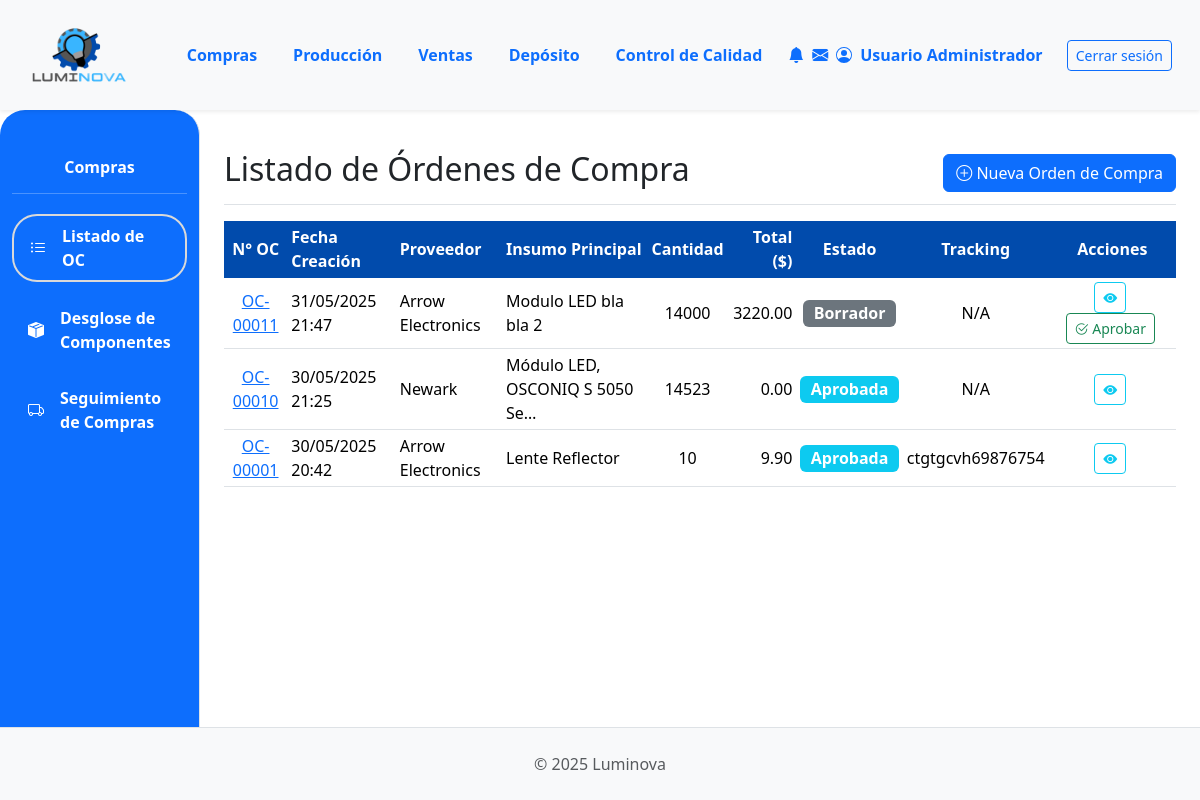
The page /compras/ (signed in) on the database as committed earlier.
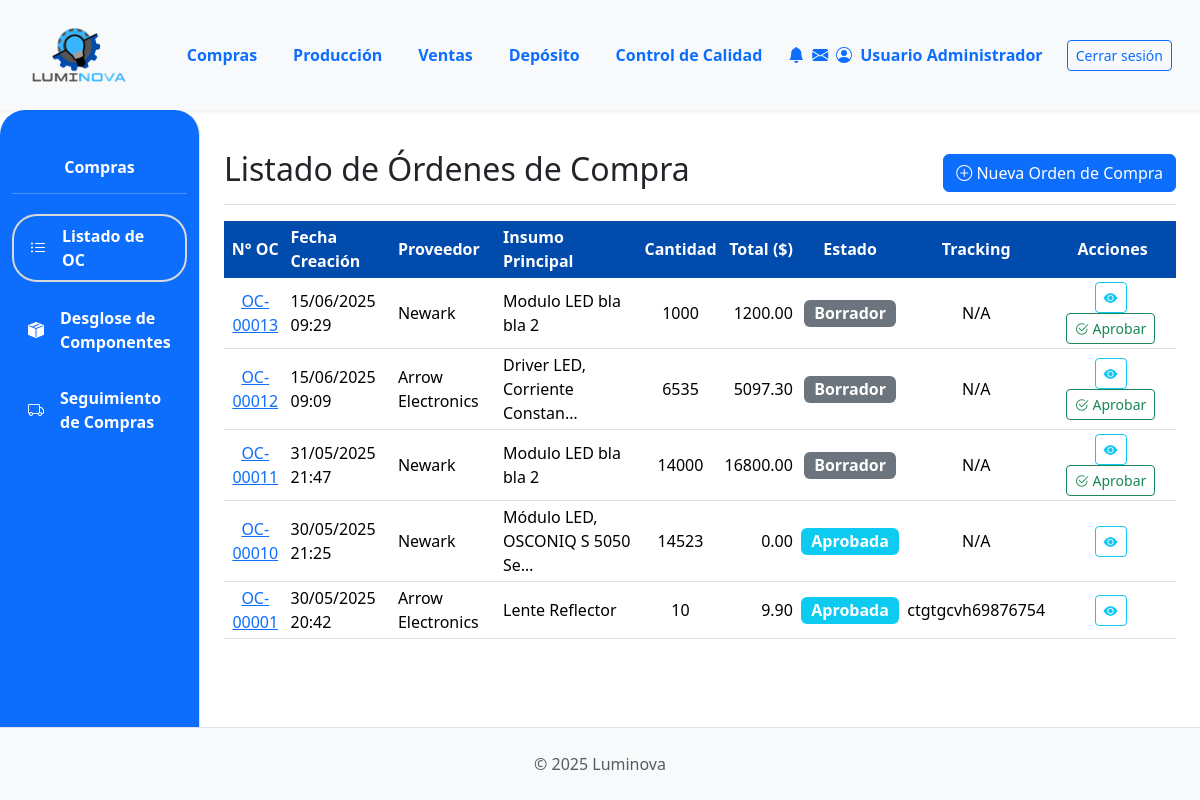
The same page on the database as committed later.
### App_LUMINOVA/models.py (models this page shows, shortened)
class Orden(models.Model):  # Este será para Órdenes de Compra
    TIPO_ORDEN_CHOICES = [
        ("compra", "Orden de Compra"),
    ]
    ESTADO_ORDEN_COMPRA_CHOICES = [
        ("BORRADOR", "Borrador"),
        ("APROBADA", "Aprobada"),
        ("ENVIADA_PROVEEDOR", "Enviada al Proveedor"),
        ("CONFIRMADA_PROVEEDOR", "Confirmada por Proveedor"),
        ("EN_TRANSITO", "En Tránsito"),
        ("RECIBIDA_PARCIAL", "Recibida Parcialmente"),
        ("RECIBIDA_TOTAL", "Recibida Totalmente"),
        ("COMPLETADA", "Completada"),  # Si hay un paso post-recepción
        ("CANCELADA", "Cancelada"),
    ]
    numero_orden = models.CharField(
        max_length=20, unique=True, verbose_name="N° Orden de Compra"
    )
    tipo = models.CharField(max_length=20, choices=TIPO_ORDEN_CHOICES, default="compra")
    fecha_creacion = models.DateTimeField(default=timezone.now)
    proveedor = models.ForeignKey(
        Proveedor,
        on_delete=models.PROTECT,
        related_name="ordenes_de_compra_a_proveedor",
    )
    estado = models.CharField(
        max_length=30, choices=ESTADO_ORDEN_COMPRA_CHOICES, default="BORRADOR"
    )
    insumo_principal = models.ForeignKey(
        Insumo,
        on_delete=models.SET_NULL,
        null=True,
        blank=True,
        verbose_name="Insumo Principal",
    )
    proveedor = models.ForeignKey(
        Proveedor,
        on_delete=models.PROTECT,
        related_name="ordenes_de_compra_a_proveedor",
    )
    cantidad_principal = models.PositiveIntegerField(
        null=True, blank=True, verbose_name="Cantidad Insumo Principal"
    )
    precio_unitario_compra = models.DecimalField(
        max_digits=10,
        decimal_places=2,
        null=True,
        blank=True,
        verbose_name="Precio Unit. Compra (de la oferta)",
    )
    total_orden_compra = models.DecimalField(
        max_digits=12, decimal_places=2, default=0.00
    )
    fecha_estimada_entrega = models.DateField(null=True, blank=True)
    numero_tracking = models.CharField(max_length=50, null=True, blank=True)
    notas = models.TextField(blank=True, null=True)

class Proveedor(models.Model):
    nombre = models.CharField(max_length=100, unique=True)
    contacto = models.CharField(max_length=100, blank=True)
    telefono = models.CharField(max_length=25, blank=True)  # Aumentado max_length
    email = models.EmailField(blank=True, null=True)

class Insumo(models.Model):
    descripcion = models.CharField(max_length=255)
    categoria = models.ForeignKey(
        CategoriaInsumo, on_delete=models.PROTECT, related_name="insumos"
    )
    fabricante = models.CharField(max_length=100, blank=True)
    fabricante = models.ForeignKey(
        Fabricante,
        on_delete=models.SET_NULL,  # O models.PROTECT si no quieres que se borre el insumo si se borra el fabricante
        null=True,
        blank=True,  # Permite insumos sin fabricante asignado o si es desconocido
        related_name="insumos_fabricados",
    )
    imagen = models.ImageField(null=True, blank=True, upload_to="insumos/")
    stock = models.IntegerField(default=0)
    cantidad_en_pedido = models.PositiveIntegerField(
    default=0,
    verbose_name="Cantidad en Pedido",
    blank=True,
    null=True # PERMITIR NULL EN LA BASE DE DATOS
)

### App_LUMINOVA/views.py (the view)
# urls.py: path('compras/', compras_lista_oc_view, name='compras_lista_oc'), # Vista principal de compras
@login_required
def compras_lista_oc_view(request):
    ordenes_compra = Orden.objects.filter(tipo='compra').select_related(
        'proveedor', # Si el campo se llama 'proveedor' en el modelo Orden
        'insumo_principal'     # Si el campo se llama 'insumo' en el modelo Orden
    ).order_by('-fecha_creacion')
    context = {
        'ordenes_list': ordenes_compra, # Nombre genérico para la plantilla
        'titulo_seccion': 'Listado de Órdenes de Compra',
    }
    return render(request, 'compras/compras_lista_oc.html', context)

### App_LUMINOVA/templates/compras/compras_lista_oc.html (shortened to what this page needs)
{% extends 'padre.html' %}
{% load static %}
{% load django_bootstrap5 %}
{% block sidebar_content %}
    {% include 'compras/compras_sidebar.html' %}
{% endblock %}
{% block content %}
<div class="d-flex justify-content-between flex-wrap flex-md-nowrap align-items-center pt-3 pb-2 mb-3 border-bottom">
    <h1 class="h2">{{ titulo_seccion }}</h1>
    <div class="btn-toolbar mb-2 mb-md-0">
        <a href="{% url 'App_LUMINOVA:compras_crear_oc' %}" class="btn btn-primary">
            <i class="bi bi-plus-circle"></i> Nueva Orden de Compra
        </a>
    </div>
</div>
<div class="table-responsive mt-3">
    <table class="table table-hover table-sm align-middle">
        <thead class="color-thead">
            <tr>
                <th class="text-center">N° OC</th>
                <th>Fecha Creación</th>
                <th>Proveedor</th>
                <th>Insumo Principal</th>
                <th class="text-center">Cantidad</th>
                <th class="text-end">Total ($)</th>
                <th class="text-center">Estado</th>
                <th class="text-center">Tracking</th>
                <th class="text-center" style="min-width: 120px;">Acciones</th>
            </tr>
        </thead>
        <tbody>
            {% for oc in ordenes_list %}
            <tr>
                <td class="text-center">
                    <a href="{% url 'App_LUMINOVA:compras_detalle_oc' oc.id %}">{{ oc.numero_orden }}</a>
                </td>
                <td>{{ oc.fecha_creacion|date:"d/m/Y H:i" }}</td>
                <td>{{ oc.proveedor.nombre|default_if_none:"N/A" }}</td>
                <td>{{ oc.insumo_principal.descripcion|default_if_none:"N/A"|truncatechars:30 }}</td>
                <td class="text-center">{{ oc.cantidad_principal|default_if_none:"-" }}</td>
                <td class="text-end">{{ oc.total_orden_compra|floatformat:2|default:"0.00" }}</td>
                <td class="text-center">
                    <span class="badge fs-6
                        {% if oc.estado == 'BORRADOR' %}bg-secondary
                        {% elif oc.estado == 'PENDIENTE_APROBACION' %}bg-warning text-dark
                        {% elif oc.estado == 'APROBADA' %}bg-info
                        {% elif oc.estado == 'ENVIADA_PROVEEDOR' %}bg-primary
                        {% elif oc.estado == 'CONFIRMADA_PROVEEDOR' %}bg-primary-subtle text-primary-emphasis border border-primary-subtle
                        {% elif oc.estado == 'EN_TRANSITO' %}bg-info-subtle text-info-emphasis border border-info-subtle
                        {% elif oc.estado == 'RECIBIDA_PARCIAL' %}bg-success-subtle text-success-emphasis border border-success-subtle
                        {% elif oc.estado == 'RECIBIDA_TOTAL' %}bg-success
                        {% elif oc.estado == 'COMPLETADA' %}bg-success
                        {% elif oc.estado == 'CANCELADA' %}bg-dark
                        {% else %}bg-light text-dark{% endif %}">
                        {{ oc.get_estado_display }}
                    </span>
                </td>
                <td class="text-center">{{ oc.numero_tracking|default_if_none:"N/A" }}</td>
                <td class="text-center">
                    <a href="{% url 'App_LUMINOVA:compras_detalle_oc' oc.id %}" class="btn btn-sm btn-outline-info me-1" title="Ver Detalles de OC {{ oc.numero_orden }}">
                        <i class="bi bi-eye-fill"></i>
                    </a>
                    {% if oc.estado == 'BORRADOR' %}
                        <form method="post" action="{% url 'App_LUMINOVA:compras_aprobar_oc_directamente' oc.id %}" style="display: inline;">
                            <button type="submit" class="btn btn-sm btn-outline-success me-1" title="Aprobar OC {{ oc.numero_orden }}">
                                <i class="bi bi-check2-circle"></i> Aprobar
                            </button>
                        </form>
                    {% endif %}
                </td>
            </tr>
            {% empty %}
            <tr>
                <td colspan="9" class="text-center fst-italic text-muted py-3">
                    No hay órdenes de compra registradas. Puede <a href="{% url 'App_LUMINOVA:compras_crear_oc' %}">crear una nueva</a>.
                </td>
            </tr>
            {% endfor %}
        </tbody>
    </table>
</div>
{% endblock %}

### App_LUMINOVA/templates/padre.html (shortened to what this page needs)
{% load static %}
{% load django_bootstrap5 %}
<!DOCTYPE html>
<html lang="es">
<head>
    {% bootstrap_css %}
    <link rel="stylesheet" href="{% static 'css/custom.css' %}">
    <link rel="stylesheet" href="https://cdn.jsdelivr.net/npm/bootstrap-icons@1.11.3/font/bootstrap-icons.min.css">
</head>
<body>
    <header class="site-header">
        {% include 'shared/header.html' %}
    </header>
    <div class="container-fluid content-area">
        <div class="row">
            {% block sidebar_content %}{% endblock %}
            <main class="col-md-9 ms-sm-auto col-lg-10 px-md-4 py-4 main-column">
                {% block content %}{% endblock %}
            </main>
        </div>
    </div>
    <footer class="site-footer">
        {% include 'shared/footer.html' %}
    </footer>
</body>
</html>

### App_LUMINOVA/templates/shared/header.html (shortened to what this page needs)
{% load static %}
<header>
    <nav class="navbar navbar-expand-lg navbar-light bg-light shadow-sm p-0">
        <div class="container-fluid d-flex align-items-center">
            <div class="col-md-3 col-lg-1">
                <a class="navbar-brand d-flex align-items-center ms-3" href="{% url 'App_LUMINOVA:dashboard' %}">
                    <img src="{% static 'img/logo.png' %}" alt="Luminova Logo" height="100" width="100" class="d-inline-block align-text-top me-2">
                </a>
            </div>
            <div class="collapse navbar-collapse" id="navbarContent" style="padding-left: 5%;">
                <ul class="navbar-nav mb-2 mb-lg-0 d-flex justify-content-around w-100">
                    <li class="nav-item"><a class="nav-link text-primary fw-bold" href="{% url 'App_LUMINOVA:compras_lista_oc' %} ">Compras</a></li>
                    <li class="nav-item"><a class="nav-link text-primary fw-bold" href="{% url 'App_LUMINOVA:produccion_principal' %}">Producción</a></li>
                    <li class="nav-item"><a class="nav-link text-primary fw-bold" href="{% url 'App_LUMINOVA:ventas_lista_ov' %}">Ventas</a></li>
                    <li class="nav-item"><a class="nav-link text-primary fw-bold" href="{% url 'App_LUMINOVA:deposito_view' %}">Depósito</a></li>
                    <li class="nav-item"><a class="nav-link text-primary fw-bold" href="{% url 'App_LUMINOVA:control_calidad_view' %}">Control de Calidad</a></li>
                </ul>
                <div class="navbar-nav ms-auto align-items-center me-3 mb-2 mb-lg-0 d-flex flex-row">
                    <div class="d-flex flex-row align-items-center flex-nowrap">
                        <span class="nav-link text-primary d-flex align-items-center me-2" style="white-space: nowrap;">
                            <i class="bi bi-bell-fill me-2 align-self-center"></i>
                            <i class="bi bi-envelope-fill me-2 align-self-center"></i>
                            <span class="d-none d-lg-inline align-self-center me-2  fw-bold">Usuario Administrador</span>
                        </span>
                        <a class="btn btn-outline-primary btn-sm align-self-center" style="white-space: nowrap;" href="{% url 'App_LUMINOVA:login' %}">Cerrar sesión</a>
                    </div>
                </div>
            </div>
        </div>
    </nav>
</header>

### App_LUMINOVA/templates/compras/compras_sidebar.html
{% load static %}
{% url 'App_LUMINOVA:compras_lista_oc' as url_compras_lista_oc %}
{% url 'App_LUMINOVA:compras_desglose' as url_compras_desglose %}
{% url 'App_LUMINOVA:compras_seguimiento' as url_compras_seguimiento %}
<nav id="sidebarMenu" class="col-md-3 col-lg-2 d-md-block bg-primary sidebar collapse border-end vh-100" style="border-top-left-radius: 25px; border-top-right-radius: 25px;">
    <div class="position-sticky pt-4">
        <h6 class="sidebar-heading d-flex justify-content-center align-items-center px-3 mt-4 mb-1 text-white fw-bold">
            <span>Compras</span>
        </h6>
        <hr class="text-white">
        <ul class="nav flex-column">
            <li class="nav-item">
                <a class="nav-link text-white fw-bold custom-active-button d-flex align-items-center {% if request.path == url_compras_lista_oc %}active{% endif %}" href="{{ url_compras_lista_oc }}">
                    <i class="bi bi-list-ul me-2"></i> <span class="ms-2">Listado de OC</span>
                </a>
            </li>
            <li class="nav-item mt-2">
                <a class="nav-link text-white fw-bold custom-active-button d-flex align-items-center {% if request.path == url_compras_desglose %}active{% endif %}" href="{{ url_compras_desglose }}">
                    <i class="bi bi-box-seam-fill"></i> <span class="ms-2">Desglose de Componentes</span>
                </a>
            </li>
            <li class="nav-item mt-2">
                <a class="nav-link text-white fw-bold custom-active-button d-flex align-items-center {% if request.path == url_compras_seguimiento %}active{% endif %}" href="{{ url_compras_seguimiento }}">
                    <i class="bi bi-truck me-2"></i> <span class="ms-2">Seguimiento de Compras</span>
                </a>
            </li>
            </ul>
    </div>
</nav>

### App_LUMINOVA/templates/shared/footer.html
<footer class="text-center py-4 border-top bg-light">
    <div class="container">
    <span class="text-muted">&copy; 2025 Luminova</span>
    </div>
</footer>

### App_LUMINOVA/static/css/custom.css (style rules this page uses)
html, body { height: 100%; margin: 0; }
body { display: flex; flex-direction: column; min-height: 100vh; }
header.site-header { flex-shrink: 0; }
.content-area { flex-grow: 1; display: flex; overflow: hidden; }
.content-area>.row { flex-grow: 1; }
#sidebarMenu { align-self: stretch; overflow-y: auto; display: flex; flex-direction: column; }
#sidebarMenu .position-sticky { flex-grow: 1; }
main.main-column { flex-grow: 1; overflow-y: auto; height: 100%; }
footer.site-footer { flex-shrink: 0; }
nav.sidebar .nav-link.custom-active-button.active { border: 2px solid #D9D9D9 !important; border-radius: 25px !important; display: block; padding: 0.5rem 1rem; margin: 0.25rem 0; }
.sidebar .nav-link.custom-active-button { display: block; padding: 0.5rem 1rem; margin: 0.25rem 0; border-radius: 25px; }
.sidebar .nav-link i { margin-right: 0.5rem; }
.table > thead.color-thead { --bs-table-color: white; background-color: #014BAC !important; color: white !important; border-color: #014BAC !important; }
.table > thead.color-thead > tr > th { color: inherit !important; vertical-align: middle !important; }

### App_LUMINOVA/templates/compras/compras_lista_oc.html (style rules this page uses)
.color-thead th { background-color: #014BAC !important; color: white !important; vertical-align: middle; }

Rows that differ between the two databases and show on the page:
added Orden: numero_orden "OC-00013", fecha_creacion "15/06/2025 09:29", proveedor.nombre "Newark", insumo_principal.descripcion "Modulo LED bla bla 2", cantidad_principal "1000", total_orden_compra "1200.00", estado "Borrador", numero_tracking "N/A"
added Orden: numero_orden "OC-00012", fecha_creacion "15/06/2025 09:09", proveedor.nombre "Arrow Electronics", insumo_principal.descripcion "Driver LED, Corriente Constan…", cantidad_principal "6535", total_orden_compra "5097.30", estado "Borrador", numero_tracking "N/A"
changed Orden "OC-00011": proveedor.nombre "Arrow Electronics" → "Newark"; total_orden_compra "3220.00" → "16800.00"
